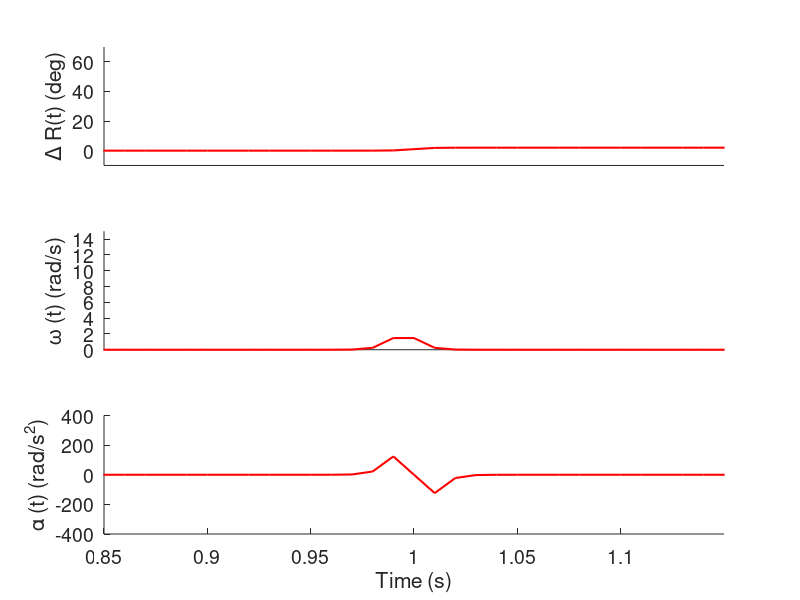
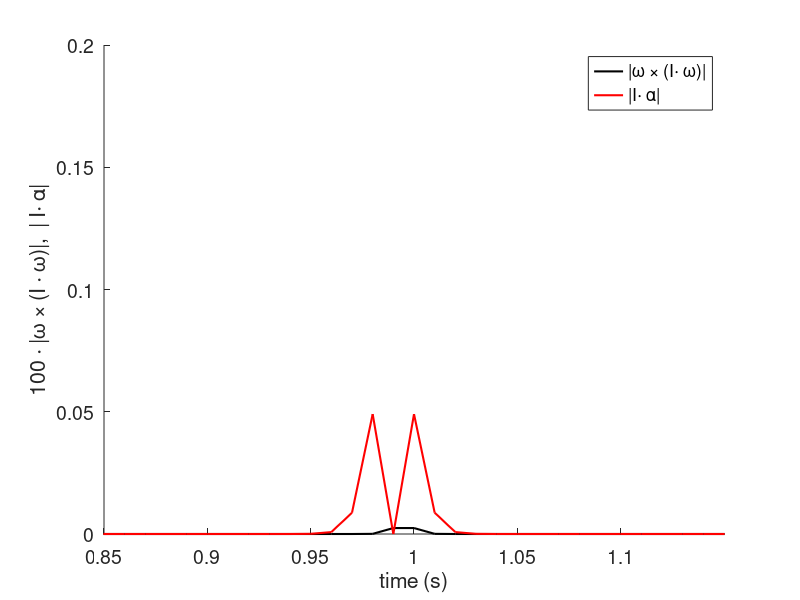

Here is the MATLAB script that generated these plots, in order: (Note: this script raises an error after producing the figures.)
%
%  evaluate the wx(Iw) term with respect to Ia
%
%  do this for a saccades of given amplitudes in a particular direction in LP
%  from primary position
%
function rotationEuler(R, phi)
if nargin<2 phi = 0; end
if nargin<1 R = [2, 5, 10, 20, 30, 40, 50, 60]; end
dt = 0.01;
time = [0:dt:2.0];
T = length(time);
N = length(R);
Frac = zeros(N,1);
Frac2 = zeros(N,1);
Frac3=Frac2;
Wmax = zeros(N,1);
F = zeros(T,1);
Wt = F; At = F;

figure(1); clf; figure(3); clf;
for n=1:N
alpha = 150/(1+0.1*R(n))   % to get a sort of main sequence

%
% generate the saccade position signal as a sigmoid 
%
rt = 0.5*R(n)*tanh(alpha*(time-1.0))+0.5*R(n);   % in deg
figure(1); 
subplot(3,1,1); hold on
plot(time,rt, 'r-', 'linewidth',1.5)
axis([0.85 1.15 -10 70]);
%xlabel('time (s)', 'fontsize',15);
set(gca, 'xtick', []);
ylabel('\Delta R(t) (deg)', 'fontsize', 14)
set(gca, 'fontsize',14);

ry = rt*sin(2*pi*phi)*pi/180; % in radians
rz = rt*cos(2*pi*phi)*pi/180;

wx = 0;
wy = diff(ry)/dt;    % in rad/s
wz = diff(rz)/dt;
subplot(3,1,2); hold on
plot(time(1:end-1), wz, 'r-', 'linewidth',1.5);
axis([0.85 1.15 0 15]);
% xlabel('time (s)', 'fontsize',15);
set(gca, 'xtick', []);
ylabel('\omega (t) (rad/s)', 'fontsize', 14)
set(gca, 'fontsize',14);

ax = 0;
ay = diff(wy)/dt;   % in rad/s^2
az = diff(wz)/dt;
subplot(3,1,3); hold on
plot(time(2:end-1), az, 'r-', 'linewidth',1.5);
axis([0.85 1.15 -400 400]);
xlabel('Time (s)', 'fontsize',15);
ylabel('\alpha (t) (rad/s^2)', 'fontsize', 14)
set(gca, 'fontsize',14);

a = [ax; max(ay); max(az)];
w = [wx; max(wy); max(wz)];
Wmax(n) = sqrt(w(2)^2+w(3)^2);

I = [4.759 -0.01 0.111;
     -0.01 4.316 0;
      0.111 0 3.956] * 1e-4;
  
A = I*a;
W = cross(w, I*w);

Frac(n) = sqrt(W(1)^2+W(2)^2+W(3)^2)/sqrt(A(1)^2+A(2)^2+A(3)^2);

for t=1:T-2
    a = [ax; ay(t); az(t)];
    w = [wx; wy(t); wz(t)];
    A = I*a;
    W = cross(w, I*w);
    F(t) = sqrt(W(1)^2+W(2)^2+W(3)^2)/sqrt(A(1)^2+A(2)^2+A(3)^2+1e-5);
    At(t) = sqrt(A(1)^2+A(2)^2+A(3)^2); 
    Wt(t) = sqrt(W(1)^2+W(2)^2+W(3)^2);
end
Frac2(n) = max(F);

n1=0.85/dt; n2=1.15/dt;

Frac3(n) = rms(Wt(n1:n2))^2/rms(At(n1:n2))^2;   % the signals' root-mean square powers over 300 ms 

figure(3); hold on;
%plot(time, F, 'r-', 'linewidth',1.5);
plot(time, 100*Wt, 'k-', 'linewidth',1.5);
plot(time, At, 'r-', 'linewidth',1.5);
legend('|\omega \times (I\cdot \omega)|', '|I\cdot \alpha|');
axis([0.85 1.15 0 0.2]);
xlabel('time (s)', 'fontsize',15);
ylabel('100 \cdot |\omega \times (I \cdot \omega)|,  | I\cdot \alpha|', 'fontsize', 14)
set(gca, 'fontsize',14);
nicegraph

end

Frac
Frac2
Frac3

figure(2); clf;  % main sequence
plot(R, Wmax, 'ko-','linewidth',1.5,'markersize', 10,'markerfacecolor','r');
ylabel('\omega_{max} (rad/s)','fontsize',16);
xlabel('\Delta R (deg)','fontsize',16);
set(gca, 'fontsize',14);
nicegraph

figure(4); clf; hold on
plot(R, Frac3, 'ko-', 'linewidth',1.5,'markersize', 10,'markerfacecolor','r');
axis([0 60 0 0.00025]);
ylabel('P(\omega \times (I\omega))/P(I\alpha)','fontsize',16);
xlabel('Saccade amplitude (deg)','fontsize',16);
set(gca, 'fontsize',14);
plot([0 60],[0 0], 'k--');
nicegraph

figure(1); print -deps2c EulerEqnA;
figure(2); print -deps2c EulerEqnB;
figure(3); print -deps2c EulerEqnC;
figure(4); print -deps2c EulerEqnD;

